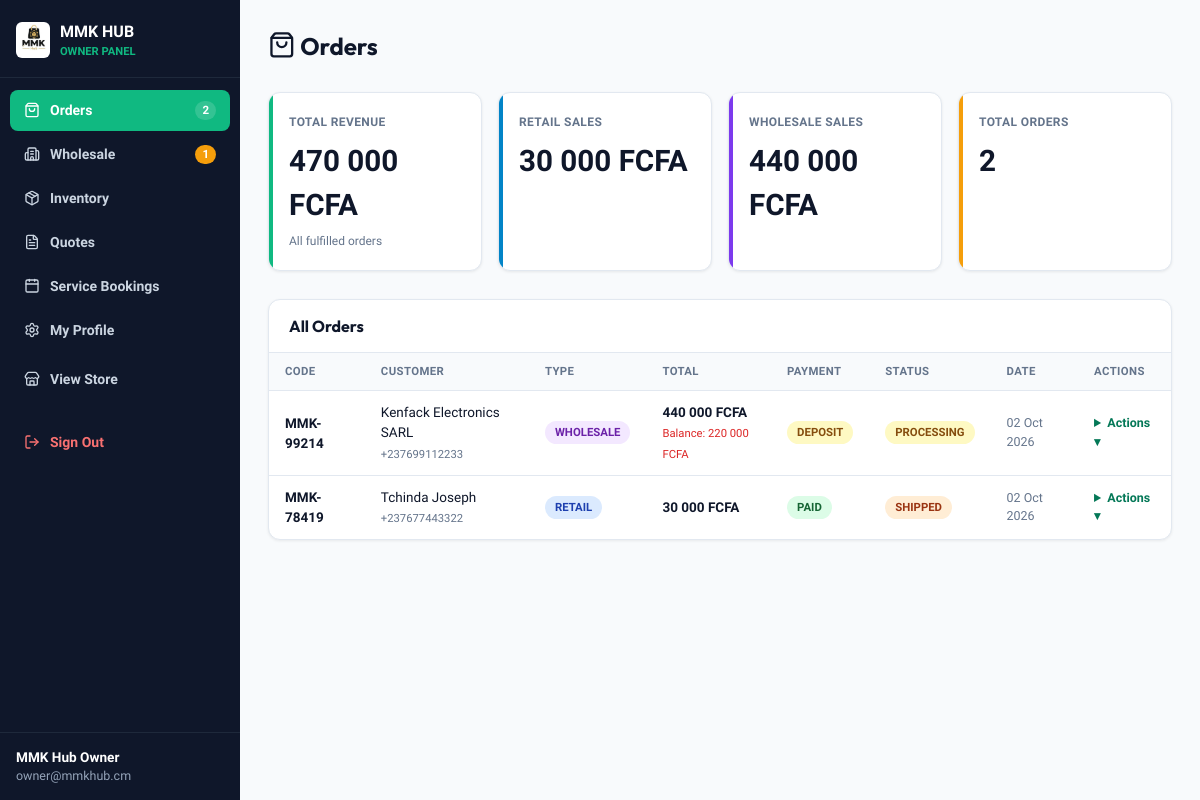
/admin.php (signed in), run on the app's committed database.
### tables this page shows
CREATE TABLE orders (
            id INTEGER PRIMARY KEY AUTOINCREMENT,
            order_code TEXT UNIQUE,
            user_id INTEGER,
            customer_name TEXT NOT NULL,
            customer_phone TEXT NOT NULL,
            customer_email TEXT,
            city TEXT NOT NULL,
            delivery_address TEXT NOT NULL,
            delivery_method TEXT DEFAULT 'standard',
            delivery_fee REAL DEFAULT 0,
            order_type TEXT DEFAULT 'retail',
            subtotal REAL NOT NULL,
            discount_amount REAL DEFAULT 0,
            total_amount REAL NOT NULL,
            deposit_amount REAL DEFAULT 0,
            balance_amount REAL DEFAULT 0,
            payment_method TEXT NOT NULL,
            payment_status TEXT DEFAULT 'pending',
            fulfillment_status TEXT DEFAULT 'received',
            payment_ref TEXT,
            notes TEXT,
            created_at DATETIME DEFAULT CURRENT_TIMESTAMP
        );

### includes/db.php (called while the page is built, shortened)
<?php
function format_cfa(float|int $amount): string {
    return number_format($amount, 0, ',', ' ') . ' FCFA';
}

### admin.php (the view, shortened to what this page needs)
<?php
require_once __DIR__ . '/includes/db.php';
$db       = get_db();
$totalSales      = $db->query("SELECT SUM(total_amount) FROM orders WHERE fulfillment_status != 'cancelled'")->fetchColumn() ?: 0;
$retailSales     = $db->query("SELECT SUM(total_amount) FROM orders WHERE order_type='retail' AND fulfillment_status!='cancelled'")->fetchColumn() ?: 0;
$wholesaleSales  = $db->query("SELECT SUM(total_amount) FROM orders WHERE order_type='wholesale' AND fulfillment_status!='cancelled'")->fetchColumn() ?: 0;
$totalOrders     = $db->query("SELECT COUNT(*) FROM orders")->fetchColumn();
$pendingWS       = $db->query("SELECT COUNT(*) FROM users WHERE role='wholesale_pending'")->fetchColumn();
$tab = $_GET['tab'] ?? 'orders';
$orders         = $db->query("SELECT * FROM orders ORDER BY id DESC")->fetchAll();
?>
<!DOCTYPE html>
<html lang="en">
<head>
  <link rel="stylesheet" href="css/style.css">
</head>
<body>
<div class="admin-layout">
  <aside class="admin-sidebar">
    <div class="sidebar-brand">
      <img src="assets/images/logo.png" alt="MMK Hub">
      <div>
        <div style="color:#fff;font-weight:800;font-size:1rem">MMK HUB</div>
        <div style="color:#10b981;font-size:.7rem;font-weight:600">OWNER PANEL</div>
      </div>
    </div>
    <nav class="admin-nav">
      <a href="admin.php?tab=orders"    class="admin-nav-item <?= $tab==='orders'?'active':'' ?>">
        <i data-lucide="shopping-bag" style="width:16px;height:16px"></i> Orders
        <?php if ($totalOrders > 0): ?><span style="margin-left:auto;background:rgba(255,255,255,.15);border-radius:9999px;padding:1px 7px;font-size:.72rem"><?= $totalOrders ?></span><?php endif; ?>
      </a>
      <a href="admin.php?tab=wholesale" class="admin-nav-item <?= $tab==='wholesale'?'active':'' ?>">
        <i data-lucide="building-2" style="width:16px;height:16px"></i> Wholesale
        <?php if ($pendingWS > 0): ?><span style="margin-left:auto;background:#f59e0b;color:#fff;border-radius:9999px;padding:1px 7px;font-size:.72rem"><?= $pendingWS ?></span><?php endif; ?>
      </a>
      <a href="admin.php?tab=inventory" class="admin-nav-item <?= $tab==='inventory'?'active':'' ?>">
        <i data-lucide="package" style="width:16px;height:16px"></i> Inventory
      </a>
      <a href="admin.php?tab=quotes"    class="admin-nav-item <?= $tab==='quotes'?'active':'' ?>">
        <i data-lucide="file-text" style="width:16px;height:16px"></i> Quotes
      </a>
      <a href="admin.php?tab=bookings"  class="admin-nav-item <?= $tab==='bookings'?'active':'' ?>">
        <i data-lucide="calendar" style="width:16px;height:16px"></i> Service Bookings
      </a>
      <a href="admin.php?tab=profile"   class="admin-nav-item <?= $tab==='profile'?'active':'' ?>">
        <i data-lucide="settings" style="width:16px;height:16px"></i> My Profile
      </a>
      <a href="index.php" class="admin-nav-item" style="margin-top:8px">
        <i data-lucide="store" style="width:16px;height:16px"></i> View Store
      </a>
      <form method="POST" style="margin-top:auto">
        <button type="submit" class="admin-nav-item danger" style="margin-top:24px">
          <i data-lucide="log-out" style="width:16px;height:16px"></i> Sign Out
        </button>
      </form>
    </nav>
    <div class="sidebar-admin-info">
      <strong><?= htmlspecialchars($_SESSION['admin_name'] ?? 'Admin') ?></strong>
      <span><?= htmlspecialchars($_SESSION['admin_email'] ?? '') ?></span>
    </div>
  </aside>
  <main class="admin-main">
    <?php if ($tab === 'orders'): ?>
    <div class="admin-topbar">
      <h1><i data-lucide="shopping-bag"></i> Orders</h1>
    </div>
    <div class="kpi-grid">
      <div class="kpi-card" style="--kpi-c:#10b981">
        <div class="kpi-label">Total Revenue</div>
        <div class="kpi-value"><?= format_cfa($totalSales) ?></div>
        <div class="kpi-sub">All fulfilled orders</div>
      </div>
      <div class="kpi-card" style="--kpi-c:#0284c7">
        <div class="kpi-label">Retail Sales</div>
        <div class="kpi-value"><?= format_cfa($retailSales) ?></div>
      </div>
      <div class="kpi-card" style="--kpi-c:#7c3aed">
        <div class="kpi-label">Wholesale Sales</div>
        <div class="kpi-value"><?= format_cfa($wholesaleSales) ?></div>
      </div>
      <div class="kpi-card" style="--kpi-c:#f59e0b">
        <div class="kpi-label">Total Orders</div>
        <div class="kpi-value"><?= $totalOrders ?></div>
      </div>
    </div>
    <div class="panel">
      <div class="panel-head"><h3>All Orders</h3></div>
      <table class="tbl">
        <thead>
          <tr>
            <th>Code</th><th>Customer</th><th>Type</th><th>Total</th>
            <th>Payment</th><th>Status</th><th>Date</th><th>Actions</th>
          </tr>
        </thead>
        <tbody>
          <?php foreach ($orders as $o): ?>
          <tr>
            <td><strong><?= htmlspecialchars($o['order_code']) ?></strong></td>
            <td>
              <?= htmlspecialchars($o['customer_name']) ?><br>
              <small style="color:#64748b"><?= htmlspecialchars($o['customer_phone']) ?></small>
            </td>
            <td>
              <?php if ($o['order_type']==='wholesale'): ?>
                <span class="badge b-purple">Wholesale</span>
              <?php else: ?>
                <span class="badge b-blue">Retail</span>
              <?php endif; ?>
            </td>
            <td>
              <strong><?= format_cfa($o['total_amount']) ?></strong><br>
              <?php if ($o['balance_amount'] > 0): ?>
                <small style="color:#dc2626">Balance: <?= format_cfa($o['balance_amount']) ?></small>
              <?php endif; ?>
            </td>
            <td>
              <?php
              $pBadge = match($o['payment_status']) {
                'fully_paid'   => ['b-green','Paid'],
                'deposit_paid' => ['b-yellow','Deposit'],
                'pending'      => ['b-orange','Pending'],
                default        => ['b-gray', ucfirst($o['payment_status'])]
              };
              ?>
              <span class="badge <?= $pBadge[0] ?>"><?= $pBadge[1] ?></span>
            </td>
            <td>
              <?php
              $sBadge = match($o['fulfillment_status']) {
                'received'   => ['b-blue','Received'],
                'processing' => ['b-yellow','Processing'],
                'shipped'    => ['b-orange','Shipped'],
                'delivered'  => ['b-green','Delivered'],
                'cancelled'  => ['b-red','Cancelled'],
                default      => ['b-gray', ucfirst($o['fulfillment_status'])]
              };
              ?>
              <span class="badge <?= $sBadge[0] ?>"><?= $sBadge[1] ?></span>
            </td>
            <td style="font-size:.78rem;color:#64748b"><?= date('d M Y', strtotime($o['created_at'])) ?></td>
            <td>
              <details style="position:relative">
                <summary style="cursor:pointer;font-size:.78rem;font-weight:700;color:#047857">Actions ▾</summary>
              </details>
            </td>
          </tr>
          <?php endforeach; ?>
        </tbody>
      </table>
    </div>
    <?php endif; ?>
  </main>
</div>
</body>
</html>

### css/style.css (style rules this page uses)
:root { --primary: #047857; --primary-light: #10b981; --primary-dark: #064e3b; --primary-glow: rgba(16, 185, 129, 0.25); --secondary: #d97706; --secondary-light: #f59e0b; --secondary-glow: rgba(245, 158, 11, 0.25); --dark: #0f172a; --dark-light: #1e293b; --dark-border: #334155; --surface: #ffffff; --surface-alt: #f8fafc; --surface-border: #e2e8f0; --text-main: #0f172a; --text-muted: #64748b; --text-light: #94a3b8; --retail-color: #0284c7; --retail-bg: #e0f2fe; --wholesale-color: #059669; --wholesale-bg: #d1fae5; --danger: #ef4444; --success: #10b981; --warning: #f59e0b; --shadow-sm: 0 1px 2px 0 rgb(0 0 0 / 0.05); --shadow-md: 0 4px 6px -1px rgb(0 0 0 / 0.1), 0 2px 4px -2px rgb(0 0 0 / 0.1); --shadow-lg: 0 10px 15px -3px rgb(0 0 0 / 0.1), 0 4px 6px -4px rgb(0 0 0 / 0.1); --shadow-xl: 0 20px 25px -5px rgb(0 0 0 / 0.1), 0 8px 10px -6px rgb(0 0 0 / 0.1); --radius-sm: 6px; --radius-md: 12px; --radius-lg: 18px; --radius-full: 9999px; --transition: all 0.25s cubic-bezier(0.4, 0, 0.2, 1); }
* { margin: 0; padding: 0; box-sizing: border-box; }
body { font-family: 'Plus Jakarta Sans', -apple-system, BlinkMacSystemFont, sans-serif; background-color: #f8fafc; color: var(--text-main); line-height: 1.5; overflow-x: hidden; }
h1, h2, h3, h4, h5, .brand-title { font-family: 'Outfit', sans-serif; font-weight: 700; color: var(--dark); }
a { text-decoration: none; color: inherit; transition: var(--transition); }
button { cursor: pointer; border: none; background: none; font-family: inherit; transition: var(--transition); }
.lucide { display: inline-flex; align-items: center; justify-content: center; vertical-align: -0.15em; width: 1.15em; height: 1.15em; stroke-width: 2; }

### data on the page
orders: order_code "MMK-99214", customer_name "Kenfack Electronics SARL", customer_phone "+237699112233", order_type "WHOLESALE", total_amount "440 000 FCFA", balance_amount "220 000 FCFA", payment_status "DEPOSIT", fulfillment_status "PROCESSING", created_at "02 Oct 2026"
orders: order_code "MMK-78419", customer_name "Tchinda Joseph", customer_phone "+237677443322", order_type "RETAIL", total_amount "30 000 FCFA", payment_status "PAID", fulfillment_status "SHIPPED", created_at "02 Oct 2026"

### other printed values
$totalOrders "2"
$pendingWS "1"
$_SESSION['admin_name'] "MMK Hub Owner"
$_SESSION['admin_email'] "owner@mmkhub.cm"
format_cfa($totalSales) "470 000 FCFA"
format_cfa($retailSales) "30 000 FCFA"
format_cfa($wholesaleSales) "440 000 FCFA"
